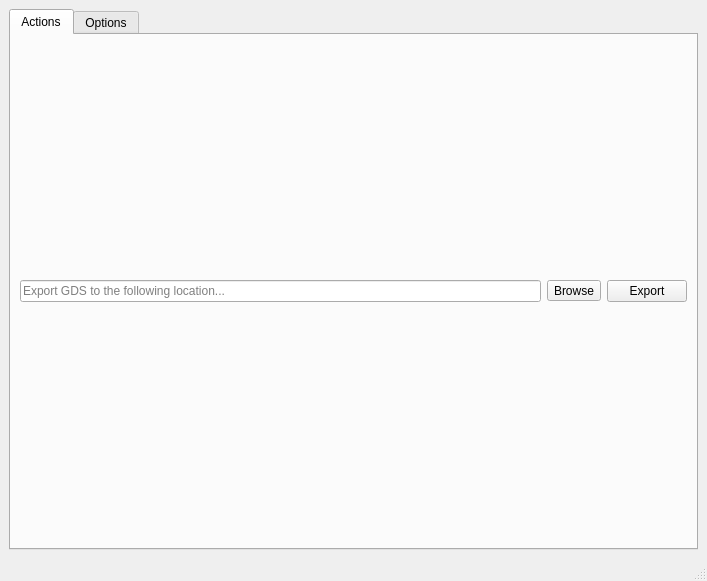
<?xml version="1.0" encoding="UTF-8"?>
<ui version="4.0">
 <class>GDS_Renderer_Window</class>
 <widget class="QMainWindow" name="GDS_Renderer_Window">
  <property name="geometry">
   <rect>
    <x>0</x>
    <y>0</y>
    <width>707</width>
    <height>581</height>
   </rect>
  </property>
  <property name="windowTitle">
   <string>GDS_Renderer</string>
  </property>
  <widget class="QWidget" name="centralwidget">
   <layout class="QVBoxLayout" name="verticalLayout_2">
    <item>
     <widget class="QTabWidget" name="tabWidget">
      <property name="currentIndex">
       <number>0</number>
      </property>
      <widget class="QWidget" name="tab">
       <attribute name="title">
        <string>Actions</string>
       </attribute>
       <layout class="QGridLayout" name="gridLayout">
        <item row="1" column="0">
         <layout class="QHBoxLayout" name="horizontalLayout">
          <item>
           <widget class="QLineEdit" name="lineEdit">
            <property name="placeholderText">
             <string>Export GDS to the following location... </string>
            </property>
           </widget>
          </item>
          <item>
           <widget class="QToolButton" name="browseButton">
            <property name="text">
             <string>Browse</string>
            </property>
            <property name="icon">
             <iconset resource="main_window_rc.qrc">
              <normaloff>:/_imgs/search.png</normaloff>:/_imgs/search.png</iconset>
            </property>
            <property name="toolButtonStyle">
             <enum>Qt::ToolButtonTextBesideIcon</enum>
            </property>
            <property name="autoRaise">
             <bool>false</bool>
            </property>
           </widget>
          </item>
          <item>
           <widget class="QPushButton" name="exportButton">
            <property name="text">
             <string>Export</string>
            </property>
           </widget>
          </item>
         </layout>
        </item>
       </layout>
      </widget>
      <widget class="QWidget" name="tab_2">
       <attribute name="title">
        <string>Options</string>
       </attribute>
       <layout class="QVBoxLayout" name="verticalLayout">
        <property name="leftMargin">
         <number>0</number>
        </property>
        <property name="topMargin">
         <number>0</number>
        </property>
        <property name="rightMargin">
         <number>0</number>
        </property>
        <property name="bottomMargin">
         <number>0</number>
        </property>
        <item>
         <widget class="QTreeView" name="treeView"/>
        </item>
       </layout>
      </widget>
     </widget>
    </item>
   </layout>
  </widget>
  <widget class="QMenuBar" name="menubar">
   <property name="geometry">
    <rect>
     <x>0</x>
     <y>0</y>
     <width>707</width>
     <height>22</height>
    </rect>
   </property>
  </widget>
  <widget class="QStatusBar" name="statusbar"/>
 </widget>
 <resources>
  <include location="main_window_rc.qrc"/>
 </resources>
 <connections>
  <connection>
   <sender>browseButton</sender>
   <signal>clicked()</signal>
   <receiver>GDS_Renderer_Window</receiver>
   <slot>browse_files()</slot>
   <hints>
    <hint type="sourcelabel">
     <x>545</x>
     <y>292</y>
    </hint>
    <hint type="destinationlabel">
     <x>353</x>
     <y>290</y>
    </hint>
   </hints>
  </connection>
  <connection>
   <sender>exportButton</sender>
   <signal>clicked()</signal>
   <receiver>GDS_Renderer_Window</receiver>
   <slot>export_file()</slot>
   <hints>
    <hint type="sourcelabel">
     <x>630</x>
     <y>294</y>
    </hint>
    <hint type="destinationlabel">
     <x>353</x>
     <y>290</y>
    </hint>
   </hints>
  </connection>
 </connections>
 <slots>
  <slot>browse_files()</slot>
  <slot>export_file()</slot>
 </slots>
</ui>
